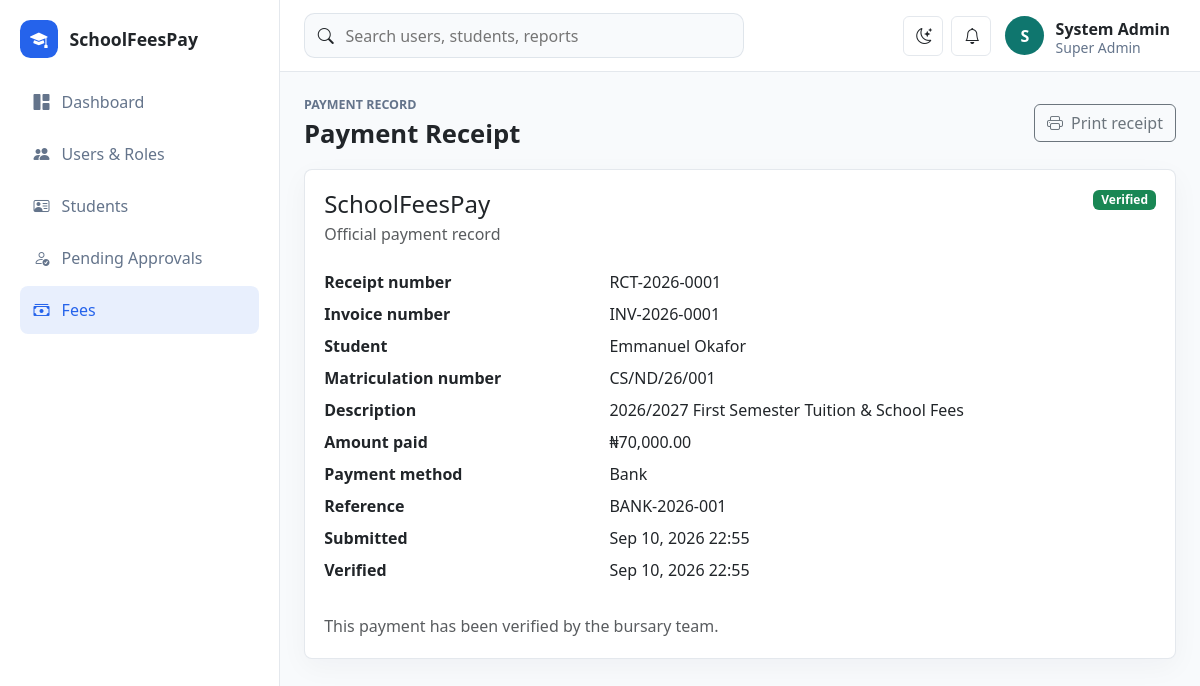
/schoolfeespay/fees/receipt?id=1 (signed in), run on the app's committed database.
### tables this page shows
CREATE TABLE fee_payments (
    id BIGINT UNSIGNED AUTO_INCREMENT PRIMARY KEY,
    invoice_id BIGINT UNSIGNED NOT NULL,
    receipt_no VARCHAR(80) NOT NULL UNIQUE,
    amount_paid DECIMAL(12,2) NOT NULL,
    payment_method ENUM('cash', 'bank', 'card') NOT NULL,
    payment_reference VARCHAR(120) NULL,
    payment_status ENUM('pending', 'verified', 'rejected') NOT NULL DEFAULT 'pending',
    received_by BIGINT UNSIGNED NULL,
    verified_by BIGINT UNSIGNED NULL,
    paid_at TIMESTAMP DEFAULT CURRENT_TIMESTAMP,
    verified_at TIMESTAMP NULL,
    INDEX idx_fee_payments_invoice (invoice_id),
    CONSTRAINT fk_fee_payments_invoice FOREIGN KEY (invoice_id) REFERENCES fee_invoices(id),
    CONSTRAINT fk_fee_payments_user FOREIGN KEY (received_by) REFERENCES users(id) ON DELETE SET NULL,
    CONSTRAINT fk_fee_payments_verified_user FOREIGN KEY (verified_by) REFERENCES users(id) ON DELETE SET NULL
);

CREATE TABLE fee_invoices (
    id BIGINT UNSIGNED AUTO_INCREMENT PRIMARY KEY,
    student_id BIGINT UNSIGNED NOT NULL,
    term_id BIGINT UNSIGNED NULL,
    invoice_no VARCHAR(80) NOT NULL UNIQUE,
    description VARCHAR(190) NOT NULL,
    amount DECIMAL(12,2) NOT NULL,
    balance DECIMAL(12,2) NOT NULL,
    due_date DATE NOT NULL,
    status ENUM('draft', 'issued', 'part_paid', 'paid', 'overdue', 'void') NOT NULL DEFAULT 'issued',
    created_at TIMESTAMP DEFAULT CURRENT_TIMESTAMP,
    INDEX idx_fee_invoices_student_status (student_id, status),
    CONSTRAINT fk_fee_invoices_student FOREIGN KEY (student_id) REFERENCES students(id),
    CONSTRAINT fk_fee_invoices_term FOREIGN KEY (term_id) REFERENCES terms(id) ON DELETE SET NULL
);

CREATE TABLE students (
    id BIGINT UNSIGNED AUTO_INCREMENT PRIMARY KEY,
    user_id BIGINT UNSIGNED NULL UNIQUE,
    class_stream_id BIGINT UNSIGNED NULL,
    department_id BIGINT UNSIGNED NULL,
    admission_no VARCHAR(60) NULL UNIQUE,
    matriculation_no VARCHAR(60) NULL UNIQUE,
    first_name VARCHAR(100) NOT NULL,
    other_name VARCHAR(100) NULL,
    last_name VARCHAR(100) NOT NULL,
    email VARCHAR(190) NULL,
    phone VARCHAR(40) NULL,
    date_of_birth DATE NULL,
    gender ENUM('male', 'female', 'other') NOT NULL,
    nationality VARCHAR(80) NULL,
    religion VARCHAR(80) NULL,
    programme VARCHAR(120) NULL,
    level VARCHAR(50) NULL,
    academic_session VARCHAR(20) NULL,
    medical_notes TEXT NULL,
    emergency_contact VARCHAR(120) NULL,
    previous_school VARCHAR(160) NULL,
    status ENUM('pending', 'active', 'rejected', 'transferred', 'graduated', 'suspended', 'inactive') NOT NULL DEFAULT 'pending',
    created_at TIMESTAMP DEFAULT CURRENT_TIMESTAMP,
    updated_at TIMESTAMP DEFAULT CURRENT_TIMESTAMP ON UPDATE CURRENT_TIMESTAMP,
    INDEX idx_students_class_status (class_stream_id, status),
    CONSTRAINT fk_students_user FOREIGN KEY (user_id) REFERENCES users(id) ON DELETE SET NULL,
    CONSTRAINT fk_students_class FOREIGN KEY (class_stream_id) REFERENCES class_streams(id) ON DELETE SET NULL,
    CONSTRAINT fk_students_department FOREIGN KEY (department_id) REFERENCES departments(id) ON DELETE SET NULL
);

### app/Core/View.php (called while the page is built, shortened)
<?php
final class View
{
    public static function render(string $view, array $data = [], string $layout = 'app'): void
    {
        extract($data, EXTR_SKIP);
        $viewFile = dirname(__DIR__) . "/Views/{$view}.php";
        require $viewFile;
    }
}

### app/Controllers/FeeController.php (called while the page is built, shortened)
<?php
final class FeeController
{
    public function receipt(): void
    {
        $payment = Fee::payment((int)Request::input('id'));
        View::render('fees/receipt', ['title' => 'Payment Receipt', 'payment' => $payment]);
    }
}

### app/Core/Router.php (called while the page is built, shortened)
<?php
final class Router
{
    private array $routes = [];
    public function get(string $path, array $handler): void
    {
        $this->routes['GET'][$this->normalize($path)] = $handler;
    }
    public function post(string $path, array $handler): void
    {
        $this->routes['POST'][$this->normalize($path)] = $handler;
    }
    public function dispatch(): void
    {
        $method = Request::method();
        $path = Request::path();
        $handler = $this->routes[$method][$path] ?? null;
        [$class, $action] = $handler;
        (new $class())->{$action}();
    }
    private function normalize(string $path): string
    {
        return '/' . trim($path, '/');
    }
}

### public/index.php (called while the page is built, shortened)
<?php
spl_autoload_register(function (string $class): void {
    $prefix = 'App\\';
    $relative = str_replace('\\', '/', substr($class, strlen($prefix)));
    $file = dirname(__DIR__) . '/app/' . $relative . '.php';
});
require dirname(__DIR__) . '/app/Core/helpers.php';
$config = require dirname(__DIR__) . '/config/app.php';
$router = new Router();
$router->get('/', [DashboardController::class, 'index']);
$router->get('/login', [AuthController::class, 'showLogin']);
$router->post('/login', [AuthController::class, 'login']);
$router->post('/logout', [AuthController::class, 'logout']);
$router->get('/dashboard', [DashboardController::class, 'index']);
$router->get('/profile', [StudentController::class, 'profile']);
$router->get('/users', [UserController::class, 'index']);
$router->get('/users/create', [UserController::class, 'create']);
$router->post('/users', [UserController::class, 'store']);
$router->get('/users/edit', [UserController::class, 'edit']);
$router->post('/users/update', [UserController::class, 'update']);
$router->post('/users/delete', [UserController::class, 'destroy']);
$router->get('/register', [StudentController::class, 'register']);
$router->post('/register', [StudentController::class, 'storeRegistration']);
$router->get('/students', [StudentController::class, 'index']);
$router->get('/students/create', [StudentController::class, 'create']);
$router->post('/students', [StudentController::class, 'store']);
$router->get('/students/edit', [StudentController::class, 'edit']);
$router->post('/students/update', [StudentController::class, 'update']);
$router->post('/students/delete', [StudentController::class, 'destroy']);
$router->get('/students/pending', [StudentController::class, 'pending']);
$router->post('/students/approve', [StudentController::class, 'approve']);
$router->post('/students/reject', [StudentController::class, 'reject']);
$router->get('/teachers', [TeacherController::class, 'index']);
$router->get('/teachers/create', [TeacherController::class, 'create']);
$router->post('/teachers', [TeacherController::class, 'store']);
$router->get('/teachers/edit', [TeacherController::class, 'edit']);
$router->post('/teachers/update', [TeacherController::class, 'update']);
$router->post('/teachers/delete', [TeacherController::class, 'destroy']);
$router->get('/parents', [ParentController::class, 'index']);
$router->get('/parents/create', [ParentController::class, 'create']);
$router->post('/parents', [ParentController::class, 'store']);
$router->get('/parents/edit', [ParentController::class, 'edit']);
$router->post('/parents/update', [ParentController::class, 'update']);
$router->post('/parents/delete', [ParentController::class, 'destroy']);
$router->get('/classes', [ClassController::class, 'index']);
$router->get('/classes/create', [ClassController::class, 'create']);
$router->post('/classes', [ClassController::class, 'store']);
$router->get('/classes/edit', [ClassController::class, 'edit']);
$router->post('/classes/update', [ClassController::class, 'update']);
$router->post('/classes/delete', [ClassController::class, 'destroy']);
$router->get('/fees', [FeeController::class, 'index']);
$router->get('/fees/receipt', [FeeController::class, 'receipt']);
$router->post('/fees/invoice', [FeeController::class, 'invoice']);
$router->post('/fees/payment', [FeeController::class, 'payment']);
$router->post('/fees/verify', [FeeController::class, 'verify']);
$router->dispatch();

### config/app.php (called while the page is built)
<?php
return [
    'name' => 'SchoolFeesPay',
    'base_url' => '/schoolfeespay',
    'timezone' => 'Africa/Lagos',
    'session_name' => 'schoolfeespay_session',
    'debug' => true,
];

### config/database.php (called while the page is built)
<?php
return [
    'host' => '127.0.0.1',
    'port' => '3306',
    'database' => 'schoolfeespay',
    'username' => 'root',
    'password' => '',
    'charset' => 'utf8mb4',
];

### app/Core/Database.php (called while the page is built, shortened)
<?php
final class Database
{
    private static ?PDO $connection = null;
    public static function connection(): PDO
    {
        $config = require dirname(__DIR__, 2) . '/config/database.php';
        $dsn = sprintf(
            'mysql:host=%s;port=%s;dbname=%s;charset=%s',
            $config['host'],
            $config['port'],
            $config['database'],
            $config['charset']
        );
        try {
            self::$connection = new PDO($dsn, $config['username'], $config['password'], [
                PDO::ATTR_ERRMODE => PDO::ERRMODE_EXCEPTION,
                PDO::ATTR_DEFAULT_FETCH_MODE => PDO::FETCH_ASSOC,
                PDO::ATTR_EMULATE_PREPARES => false,
            ]);
        } catch (PDOException $exception) {
            http_response_code(500);
            exit('Database connection failed. Check config/database.php and import database/schema.sql.');
        }
        return self::$connection;
    }
}

### app/Core/helpers.php (called while the page is built, shortened)
<?php
function app_config(string $key, mixed $default = null): mixed
{
    static $config = null;
    $config ??= require dirname(__DIR__, 2) . '/config/app.php';
    return $config[$key] ?? $default;
}
function e(mixed $value): string
{
    return htmlspecialchars((string)$value, ENT_QUOTES, 'UTF-8');
}

### app/Core/Request.php (called while the page is built, shortened)
<?php
final class Request
{
    public static function path(): string
    {
        $path = parse_url($_SERVER['REQUEST_URI'] ?? '/', PHP_URL_PATH) ?: '/';
        $base = rtrim((require dirname(__DIR__, 2) . '/config/app.php')['base_url'], '/');
        if ($base !== '' && str_starts_with($path, $base)) {
            $path = substr($path, strlen($base)) ?: '/';
        }
        return '/' . trim($path, '/');
    }
    public static function input(string $key, mixed $default = null): mixed
    {
        return $_POST[$key] ?? $_GET[$key] ?? $default;
    }
}

### app/Models/Fee.php (called while the page is built, shortened)
<?php
final class Fee
{
    public static function payment(int $paymentId): ?array
    {
        $stmt = Database::connection()->prepare(
            'SELECT fp.*, fi.invoice_no, fi.description, fi.amount AS invoice_amount,
                    students.id AS student_id, students.first_name, students.other_name,
                    students.last_name, students.email, students.matriculation_no
             FROM fee_payments fp
             JOIN fee_invoices fi ON fi.id = fp.invoice_id
             JOIN students ON students.id = fi.student_id
             WHERE fp.id = :id
             LIMIT 1'
        );
        $stmt->execute(['id' => $paymentId]);
        return $stmt->fetch() ?: null;
    }
}

### app/Views/fees/receipt.php (the view)
<div class="page-heading">
    <div>
        <p class="eyebrow">Payment record</p>
        <h1>Payment Receipt</h1>
    </div>
    <button class="btn btn-outline-secondary" type="button" onclick="window.print()"><i class="bi bi-printer me-2"></i>Print receipt</button>
</div>
<section class="panel receipt-sheet">
    <div class="d-flex justify-content-between align-items-start mb-4">
        <div>
            <h2 class="h4 mb-1"><?= e(app_config('name')) ?></h2>
            <p class="text-muted mb-0">Official payment record</p>
        </div>
        <span class="badge text-bg-<?= $payment['payment_status'] === 'verified' ? 'success' : ($payment['payment_status'] === 'rejected' ? 'danger' : 'warning') ?>">
            <?= e(ucfirst($payment['payment_status'])) ?>
        </span>
    </div>
    <dl class="row mb-4">
        <dt class="col-sm-4">Receipt number</dt>
        <dd class="col-sm-8"><?= e($payment['receipt_no']) ?></dd>
        <dt class="col-sm-4">Invoice number</dt>
        <dd class="col-sm-8"><?= e($payment['invoice_no']) ?></dd>
        <dt class="col-sm-4">Student</dt>
        <dd class="col-sm-8"><?= e(trim($payment['first_name'] . ' ' . ($payment['other_name'] ? $payment['other_name'] . ' ' : '') . $payment['last_name'])) ?></dd>
        <dt class="col-sm-4">Matriculation number</dt>
        <dd class="col-sm-8"><?= e($payment['matriculation_no'] ?? 'Pending') ?></dd>
        <dt class="col-sm-4">Description</dt>
        <dd class="col-sm-8"><?= e($payment['description']) ?></dd>
        <dt class="col-sm-4">Amount paid</dt>
        <dd class="col-sm-8">₦<?= number_format((float)$payment['amount_paid'], 2) ?></dd>
        <dt class="col-sm-4">Payment method</dt>
        <dd class="col-sm-8"><?= e(ucfirst($payment['payment_method'])) ?></dd>
        <dt class="col-sm-4">Reference</dt>
        <dd class="col-sm-8"><?= e($payment['payment_reference'] ?: '—') ?></dd>
        <dt class="col-sm-4">Submitted</dt>
        <dd class="col-sm-8"><?= e(date('M j, Y H:i', strtotime($payment['paid_at']))) ?></dd>
        <?php if ($payment['verified_at']): ?>
            <dt class="col-sm-4">Verified</dt>
            <dd class="col-sm-8"><?= e(date('M j, Y H:i', strtotime($payment['verified_at']))) ?></dd>
        <?php endif; ?>
    </dl>
    <?php if ($payment['payment_status'] !== 'verified'): ?>
        <div class="alert alert-warning mb-0">This record is not a verified receipt yet. It does not confirm settlement of the invoice.</div>
    <?php else: ?>
        <p class="text-muted mb-0">This payment has been verified by the bursary team.</p>
    <?php endif; ?>
</section>

### public/assets/css/app.css (style rules this page uses)
:root { --sidebar-width: 280px; --border-color: rgba(148, 163, 184, .25); --surface: #ffffff; --muted-surface: #f8fafc; --text-soft: #64748b; }
body { background: var(--muted-surface); color: var(--bs-body-color); }
.page-heading { display: flex; justify-content: space-between; align-items: center; gap: 1rem; margin-bottom: 1.25rem; }
.page-heading h1 { margin: 0; font-size: clamp(1.6rem, 2vw, 2.2rem); font-weight: 800; }
.eyebrow { margin: 0 0 .25rem; color: var(--text-soft); font-size: .78rem; text-transform: uppercase; font-weight: 800; }
.metric-card, .panel { background: var(--surface); border: 1px solid var(--border-color); border-radius: .5rem; box-shadow: 0 8px 28px rgba(15, 23, 42, .04); }
.panel { padding: 1.2rem; }

### data on the page
fee_payments: payment_status "Verified", receipt_no "RCT-2026-0001", invoice.invoice_no "INV-2026-0001", students.first_name+other_name+last_name "Emmanuel Okafor", students.matriculation_no "CS/ND/26/001", invoice.description "2026/2027 First Semester Tuition & School Fees", amount_paid "70,000.00", payment_method "Bank", payment_reference "BANK-2026-001", paid_at "Sep 10, 2026 22:55", verified_at "Sep 10, 2026 22:55"

### other printed values
app_config('name') "SchoolFeesPay"
substr(current_user()['name'] ?? 'U', 0, 1) "S"
current_user()['name'] "System Admin"
current_user()['role'] "Super Admin"
